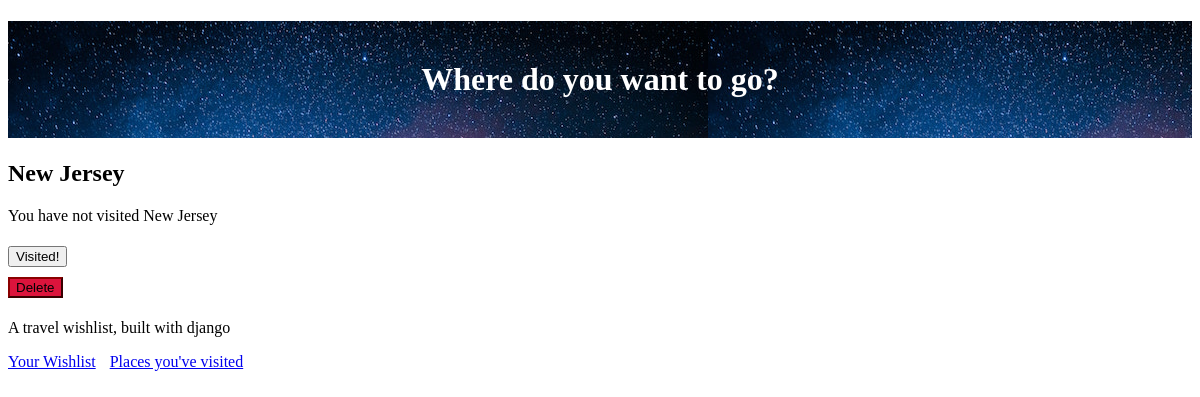
/place/5/place_detail/ (signed in), run on an earlier commit of the app's database.
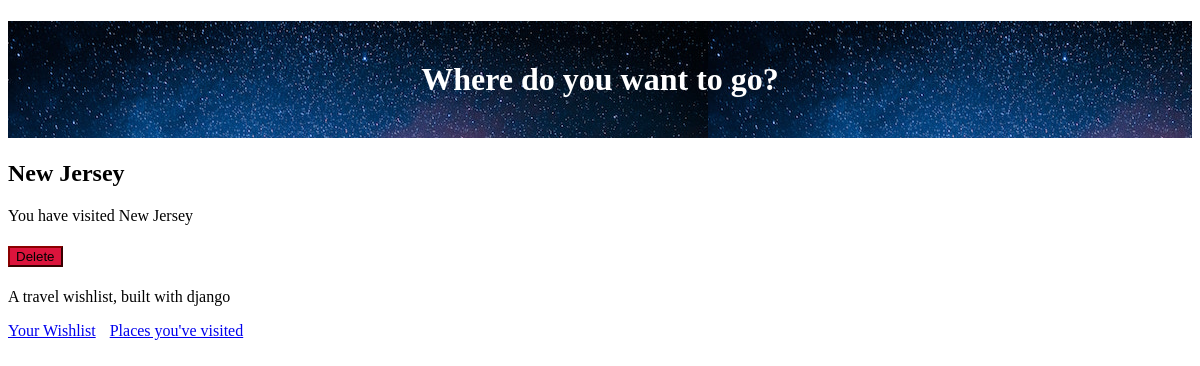
And on a later commit of the database.
### travel_wishlist/models.py (models this page shows, shortened)
class Place(models.Model):
    user = models.ForeignKey('auth.User', null=False, on_delete=models.CASCADE)
    name = models.CharField(max_length=200)
    visited = models.BooleanField(default=False)
    notes = models.TextField(blank=True, null=True)
    date_visited = models.DateField(blank=True, null=True)
    photo = models.ImageField(upload_to='user_images/', blank=True, null=True)

### travel_wishlist/views.py (the view)
# urls.py: path('place/<int:place_pk>/place_detail/', views.place_detail, name='place_detail'),
@login_required
def place_detail(request, place_pk):
    place = get_object_or_404(Place, pk=place_pk)
    return render(request, 'travel_wishlist/place_detail.html', {'place': place})

### travel_wishlist/templates/travel_wishlist/place_detail.html (shortened to what this page needs)
{% extends 'travel_wishlist/base.html' %}
{% load static %}
{% block content %}
<h2>{{ place.name }}</h2>
{% if place.visited %}
    <p>You have visited {{ place.name }}</p>
{% else %}
    <p>You have not visited {{ place.name }}</p>
    <form action="{% url 'place_was_visited' place.pk %}" method="POST">
        <button type="submit" class="visited">Visited!</button>
    </form>
{% endif %}
<form action="{% url 'delete_place' place.pk %}" method="POST">
    <button type="submit" class="delete">Delete</button>
</form>
{% endblock %}

### travel_wishlist/templates/travel_wishlist/base.html (shortened to what this page needs)
{% load static %}
<!DOCTYPE html>
<html>
    <head>
        <link rel="stylesheet" href="https://unpkg.com/sakura.css/css/sakura.css" type="text/css">
        <link rel="stylesheet" href="{% static 'css/style.css' %}" type="text/css">
    </head>
    <h1 id="site-header">Where do you want to go?</h1>
    <body>
        {% block content %}
        {% endblock %}
    </body>
    <div>
        <p>A travel wishlist, built with django</p>
        <a class="nav-link" href="{% url 'place_list' %}">Your Wishlist</a>
        <a class="nav-link" href="{% url 'places_visited' %}">Places you've visited</a>
    </div>
</html>

### travel_wishlist/static/css/style.css (style rules this page uses)
#site-header { background: url('../img/jtree.jpg') 0 0 repeat-x; color: white; padding: 40px 0 40px 0px; text-align: center; }
.nav-link { margin-right: 10px; }
button { margin: 5px 0px 5px 0; }
.delete { background-color: crimson; border-color: darkred; }

What changed in the data, as far as the page shows it:
changed Place "New Jersey": visited False → True (drawn)
Also different on the page:
text no longer shown: "You have not visited Visited!"
text now shown: "You have visited"
